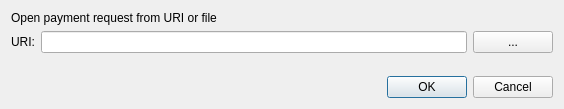
<?xml version="1.0" encoding="UTF-8"?>
<ui version="4.0">
    <class>OpenURIDialog</class>
    <widget class="QDialog" name="OpenURIDialog">
        <property name="geometry">
            <rect>
                <x>0</x>
                <y>0</y>
                <width>564</width>
                <height>109</height>
            </rect>
        </property>
        <property name="windowTitle">
            <string>Open URI</string>
        </property>
        <layout class="QVBoxLayout" name="verticalLayout">
            <item>
                <widget class="QLabel" name="label_2">
                    <property name="text">
                        <string>Open payment request from URI or file</string>
                    </property>
                </widget>
            </item>
            <item>
                <layout class="QHBoxLayout" name="horizontalLayout">
                    <item>
                        <widget class="QLabel" name="label">
                            <property name="text">
                                <string>URI:</string>
                            </property>
                        </widget>
                    </item>
                    <item>
                        <widget class="QValidatedLineEdit" name="uriEdit"/>
                    </item>
                    <item>
                        <widget class="QPushButton" name="selectFileButton">
                            <property name="toolTip">
                                <string>Select payment request file</string>
                            </property>
                            <property name="text">
                                <string notr="true">...</string>
                            </property>
                            <property name="autoDefault">
                                <bool>false</bool>
                            </property>
                        </widget>
                    </item>
                </layout>
            </item>
            <item>
                <spacer name="verticalSpacer">
                    <property name="orientation">
                        <enum>Qt::Vertical</enum>
                    </property>
                    <property name="sizeHint" stdset="0">
                        <size>
                            <width>20</width>
                            <height>40</height>
                        </size>
                    </property>
                </spacer>
            </item>
            <item>
                <widget class="QDialogButtonBox" name="buttonBox">
                    <property name="orientation">
                        <enum>Qt::Horizontal</enum>
                    </property>
                    <property name="standardButtons">
                        <set>QDialogButtonBox::Cancel|QDialogButtonBox::Ok</set>
                    </property>
                </widget>
            </item>
        </layout>
    </widget>
    <customwidgets>
        <customwidget>
            <class>QValidatedLineEdit</class>
            <extends>QLineEdit</extends>
            <header>qvalidatedlineedit.h</header>
        </customwidget>
    </customwidgets>
    <resources/>
    <connections>
        <connection>
            <sender>buttonBox</sender>
            <signal>accepted()</signal>
            <receiver>OpenURIDialog</receiver>
            <slot>accept()</slot>
            <hints>
                <hint type="sourcelabel">
                    <x>248</x>
                    <y>254</y>
                </hint>
                <hint type="destinationlabel">
                    <x>157</x>
                    <y>274</y>
                </hint>
            </hints>
        </connection>
        <connection>
            <sender>buttonBox</sender>
            <signal>rejected()</signal>
            <receiver>OpenURIDialog</receiver>
            <slot>reject()</slot>
            <hints>
                <hint type="sourcelabel">
                    <x>316</x>
                    <y>260</y>
                </hint>
                <hint type="destinationlabel">
                    <x>286</x>
                    <y>274</y>
                </hint>
            </hints>
        </connection>
    </connections>
</ui>
